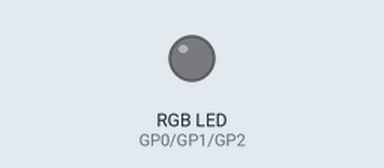
This program was run on a simulated Raspberry Pi Pico running MicroPython. Shown: an RGB LED mixed from three pins (HIGH = lit). Random numbers come from a fixed seed.

Above: at 0.2 s.
At 2.5 s:
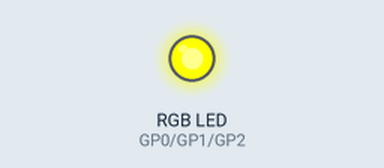
At 8.7 s:
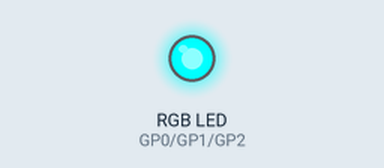
At 10.7 s:
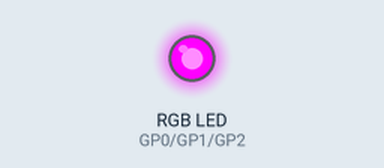
At 24.9 s:
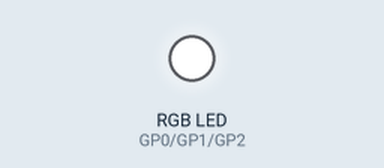
At 34.7 s:
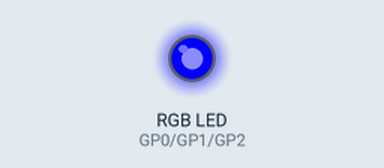
Timing chart, 0 to 40.0 s (numbered marks = the images above):
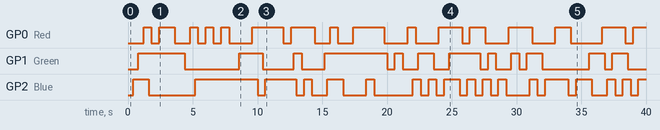

Measured:
- by itself, GP0 (Red): LOW → HIGH at 1.2 s, → LOW 0.60 s later, → HIGH 0.60 s later, → LOW 1.2 s later, … (31 changes in this stretch)
- by itself, GP1 (Green): LOW → HIGH at 0.80 s, → LOW 3.6 s later, → HIGH 4.2 s later, → LOW 1.8 s later, … (24 changes in this stretch)
- by itself, GP2 (Blue): LOW → HIGH at 0.40 s, → LOW 1.2 s later, → HIGH 3.6 s later, → LOW 4.8 s later, … (35 changes in this stretch)

The program:

RGB2.py
```python
#---------------------------------------------------------
#				RANDOMLY FLASHING RGB LED
#				=========================
#
# In this program an RGB LED is connected to Pico.The three
# colours of the LED are flashed randomly every 500ms
#
# Author: Dogan Ibrahim
# File  : RGB2.py
# Date  : February, 2021
#----------------------------------------------------------
from machine import Pin
import utime
import random

Red = Pin(0, machine.Pin.OUT)
Green = Pin(1, Pin.OUT)
Blue = Pin(2, Pin.OUT)

while True:
    r = random.randint(0, 1)
    g = random.randint(0, 1)
    b = random.randint(0, 1)
    Red.value(r)
    utime.sleep(0.2)
    Green.value(g)
    utime.sleep(0.2)
    Blue.value(b)
    utime.sleep(0.2)
```
